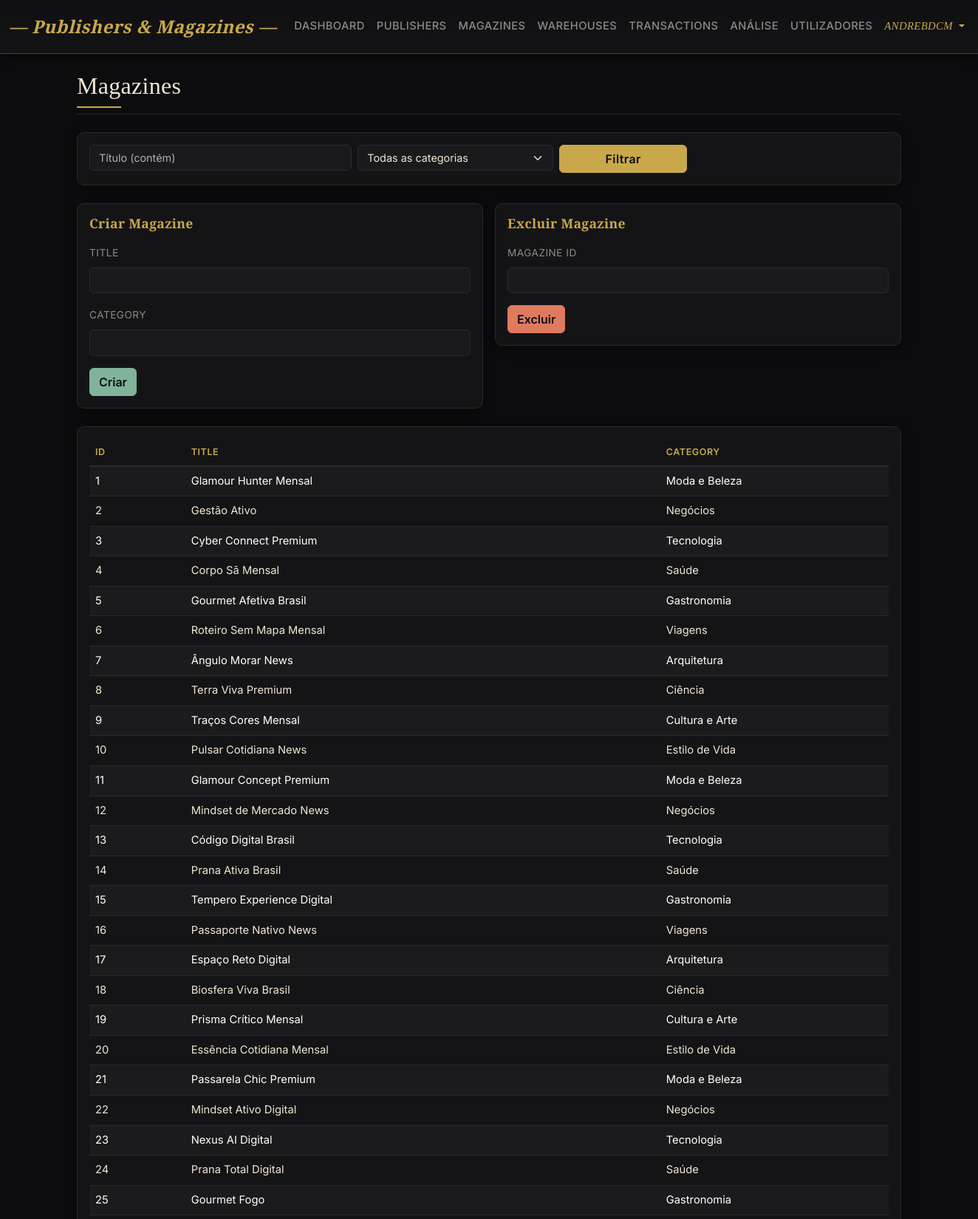
The page /magazines (signed in, upper part) on the database its author committed.
### tables this page shows
CREATE TABLE users (
            user_id INTEGER PRIMARY KEY AUTOINCREMENT,
            username TEXT UNIQUE NOT NULL,
            password_hash TEXT NOT NULL,
            created_at TEXT DEFAULT CURRENT_TIMESTAMP
        , usergroup TEXT DEFAULT 'user_only');

CREATE TABLE "magazines" (
"magazine_id" INTEGER,
  "magazine_title" TEXT,
  "magazine_category" TEXT
);

### flask_app.py (the view, shortened to what this page needs)
@app.route("/magazines", methods=["GET", "POST"])
@login_required
def magazines():
    f_title = request.args.get("f_title", "").strip()
    f_cat = request.args.get("f_cat", "").strip()
    query = "SELECT * FROM magazines WHERE 1=1"
    params = []
    if f_title:
        query += " AND magazine_title LIKE ?"
        params.append(f"%{f_title}%")
    if f_cat:
        query += " AND magazine_category LIKE ?"
        params.append(f"%{f_cat}%")
    query += " ORDER BY magazine_id"
    df = query_df(query, params)
    existing_cats = sorted(query_df("SELECT DISTINCT magazine_category FROM magazines WHERE magazine_category IS NOT NULL")["magazine_category"].tolist())
    return render_template("magazines.html", rows=df.to_dict("records"), categories=existing_cats, f_title=f_title, f_cat=f_cat)

### flask_app.py (called while the page is built)
def get_conn():
    return sqlite3.connect(str(DB_PATH))

def query_df(query, params=()):
    conn = get_conn()
    df = pd.read_sql_query(query, conn, params=params)
    conn.close()
    return df

@login_manager.user_loader
def load_user(user_id):
    conn = get_conn()
    cur = conn.cursor()
    cur.execute("SELECT user_id, username, usergroup FROM users WHERE user_id = ?", (user_id,))
    row = cur.fetchone()
    conn.close()
    if row:
        return User(row[0], row[1], row[2])
    return None

### templates/magazines.html (shortened to what this page needs)
{% extends "base.html" %}
{% block content %}
<h2 class="mb-4">Magazines</h2>
<div class="card p-3 mb-4">
    <form method="get" class="row g-2">
        <div class="col-md-4">
            <input type="text" name="f_title" class="form-control" placeholder="Título (contém)" value="{{ f_title }}">
        </div>
        <div class="col-md-3">
            <select name="f_cat" class="form-select">
                <option value="">Todas as categorias</option>
            </select>
        </div>
        <div class="col-md-2">
            <button type="submit" class="btn btn-primary w-100">Filtrar</button>
        </div>
    </form>
</div>
{% if current_user.is_authenticated %}
<div class="row g-3 mb-4">
    <div class="col-md-6">
        <div class="card p-3">
            <h5>Criar Magazine</h5>
            <form method="post">
                <div class="mb-3">
                    <label class="form-label">Title</label>
                    <input type="text" name="title" class="form-control" required>
                </div>
                <div class="mb-3">
                    <label class="form-label">Category</label>
                    <input type="text" name="category" class="form-control" list="cat-list" required>
                </div>
                <button type="submit" class="btn btn-success">Criar</button>
            </form>
        </div>
    </div>
    <div class="col-md-6">
        <div class="card p-3">
            <h5>Excluir Magazine</h5>
            <form method="post">
                <div class="mb-3">
                    <label class="form-label">Magazine ID</label>
                    <input type="number" name="magazine_id" class="form-control" min="1" required>
                </div>
                <button type="submit" class="btn btn-danger">Excluir</button>
            </form>
        </div>
    </div>
</div>
{% else %}
<div class="alert alert-warning">Faça login para adicionar ou remover magazines.</div>
{% endif %}
<div class="card p-3">
    <div class="table-responsive">
        <table class="table table-striped">
            <thead><tr><th>ID</th><th>Title</th><th>Category</th></tr></thead>
            <tbody>
                {% for row in rows %}
                <tr>
                    <td>{{ row.magazine_id }}</td>
                    <td>{{ row.magazine_title }}</td>
                    <td>{{ row.magazine_category }}</td>
                </tr>
                {% endfor %}
            </tbody>
        </table>
    </div>
</div>
{% endblock %}

### templates/base.html (shortened to what this page needs)
<!DOCTYPE html>
<html lang="pt" data-bs-theme="dark">
<head>
    <link href="https://cdn.jsdelivr.net/npm/bootstrap@5.3.2/dist/css/bootstrap.min.css" rel="stylesheet">
    <link href="{{ url_for('static', filename='css/style.css') }}" rel="stylesheet">
</head>
<body>
    <nav class="navbar navbar-expand-lg">
        <div class="container-fluid">
            <a class="navbar-brand" href="{{ url_for('dashboard') }}">&mdash; Publishers & Magazines &mdash;</a>
            <div class="collapse navbar-collapse" id="navMenu">
                <ul class="navbar-nav me-auto">
                    <li class="nav-item"><a class="nav-link" href="{{ url_for('dashboard') }}">Dashboard</a></li>
                    <li class="nav-item"><a class="nav-link" href="{{ url_for('publishers') }}">Publishers</a></li>
                    <li class="nav-item"><a class="nav-link" href="{{ url_for('magazines') }}">Magazines</a></li>
                    <li class="nav-item"><a class="nav-link" href="{{ url_for('warehouses') }}">Warehouses</a></li>
                    <li class="nav-item"><a class="nav-link" href="{{ url_for('transactions') }}">Transactions</a></li>
                    <li class="nav-item"><a class="nav-link" href="{{ url_for('analysis') }}">Análise</a></li>
                    {% if current_user.is_authenticated %}
                    <li class="nav-item"><a class="nav-link" href="{{ url_for('users') }}">Utilizadores</a></li>
                    {% endif %}
                </ul>
                <ul class="navbar-nav">
                    {% if current_user.is_authenticated %}
                    <li class="nav-item dropdown">
                        <a class="nav-link dropdown-toggle" href="#" id="userDropdown" role="button" data-bs-toggle="dropdown" style="color: var(--accent-gold) !important; font-family: var(--font-serif); font-style: italic;">
                            {{ current_user.username }}
                        </a>
                    </li>
                    {% else %}
                    <li class="nav-item"><a class="nav-link" href="{{ url_for('login') }}">Login</a></li>
                    <li class="nav-item"><a class="nav-link" href="{{ url_for('register') }}">Registar</a></li>
                    {% endif %}
                </ul>
            </div>
        </div>
    </nav>
    <div class="container py-4">
        {% block content %}{% endblock %}
    </div>
</body>
</html>

### static/css/style.css (style rules this page uses)
:root { --bg-body: #0c0c0e; --bg-card: #141416; --bg-elevated: #1a1a1d; --border-subtle: #2a2a2e; --border-gold: rgba(201, 168, 76, 0.35); --text-primary: #f0e6d2; --text-secondary: #8a8a8a; --accent-gold: #c9a84c; --accent-gold-hover: #ddb660; --accent-teal: #2dd4bf; --accent-coral: #e07a5f; --accent-sage: #81b29a; --font-serif: 'Playfair Display', Georgia, serif; --font-sans: 'Inter', system-ui, sans-serif; }
body { background-color: var(--bg-body); color: var(--text-primary); font-family: var(--font-sans); line-height: 1.6; }
h1, h2, h3, h4, h5, h6, .h1, .h2, .h3, .h4, .h5, .h6 { font-family: var(--font-serif); color: var(--text-primary); letter-spacing: 0.3px; }
h2 { border-bottom: 1px solid var(--border-subtle); padding-bottom: 0.5rem; margin-bottom: 1.5rem; }
h2::after { content: ''; display: block; width: 60px; height: 2px; background: var(--accent-gold); margin-top: 0.5rem; }
.navbar { background: linear-gradient(180deg, #0f0f12 0%, #141416 100%); border-bottom: 1px solid var(--border-gold); box-shadow: 0 2px 12px rgba(0, 0, 0, 0.5); padding-top: 0.75rem; padding-bottom: 0.75rem; }
.navbar-brand { font-family: var(--font-serif); font-size: 1.5rem; font-weight: 600; font-style: italic; color: var(--accent-gold) !important; letter-spacing: 0.5px; }
.nav-link { color: var(--text-secondary) !important; font-weight: 500; font-size: 0.92rem; letter-spacing: 0.4px; text-transform: uppercase; transition: color 0.2s ease; }
.card { background-color: var(--bg-card); border: 1px solid var(--border-subtle); border-radius: 10px; box-shadow: 0 4px 16px rgba(0, 0, 0, 0.4); transition: transform 0.2s ease, box-shadow 0.2s ease, border-color 0.2s ease; }
.card h5 { font-family: var(--font-serif); font-weight: 600; color: var(--accent-gold); margin-bottom: 1rem; font-size: 1.1rem; }
.table { --bs-table-bg: transparent; --bs-table-color: var(--text-primary); --bs-table-border-color: var(--border-subtle); --bs-table-striped-bg: rgba(255, 255, 255, 0.03); --bs-table-hover-bg: rgba(201, 168, 76, 0.06); font-size: 0.92rem; }
.table thead th { font-family: var(--font-sans); text-transform: uppercase; font-size: 0.78rem; letter-spacing: 0.6px; color: var(--accent-gold); border-bottom: 2px solid var(--border-subtle); font-weight: 600; }
.form-control, .form-select { background-color: var(--bg-elevated); border: 1px solid var(--border-subtle); color: var(--text-primary); font-size: 0.9rem; }
.form-label { color: var(--text-secondary); font-size: 0.85rem; text-transform: uppercase; letter-spacing: 0.5px; }
.btn-primary { background-color: var(--accent-gold); border-color: var(--accent-gold); color: #0c0c0e; font-weight: 600; letter-spacing: 0.4px; }
.btn-success { background-color: var(--accent-sage); border-color: var(--accent-sage); color: #0c0c0e; font-weight: 600; }
.btn-danger { background-color: var(--accent-coral); border-color: var(--accent-coral); color: #0c0c0e; font-weight: 600; }
a { color: var(--accent-teal); text-decoration: none; transition: color 0.2s ease; }

### rows shown on the page
users: username "ANDREBDCM"
magazines: magazine_id "1", magazine_title "Glamour Hunter Mensal", magazine_category "Moda e Beleza"
magazines: magazine_id "2", magazine_title "Gestão Ativo", magazine_category "Negócios"
magazines: magazine_id "3", magazine_title "Cyber Connect Premium", magazine_category "Tecnologia"
magazines: magazine_id "4", magazine_title "Corpo Sã Mensal", magazine_category "Saúde"
magazines: magazine_id "5", magazine_title "Gourmet Afetiva Brasil", magazine_category "Gastronomia"
magazines: magazine_id "6", magazine_title "Roteiro Sem Mapa Mensal", magazine_category "Viagens"
magazines: magazine_id "7", magazine_title "Ângulo Morar News", magazine_category "Arquitetura"
magazines: magazine_id "8", magazine_title "Terra Viva Premium", magazine_category "Ciência"
magazines: magazine_id "9", magazine_title "Traços Cores Mensal", magazine_category "Cultura e Arte"
magazines: magazine_id "10", magazine_title "Pulsar Cotidiana News", magazine_category "Estilo de Vida"
magazines: magazine_id "11", magazine_title "Glamour Concept Premium", magazine_category "Moda e Beleza"
magazines: magazine_id "12", magazine_title "Mindset de Mercado News", magazine_category "Negócios"
magazines: magazine_id "13", magazine_title "Código Digital Brasil", magazine_category "Tecnologia"
magazines: magazine_id "14", magazine_title "Prana Ativa Brasil", magazine_category "Saúde"
magazines: magazine_id "15", magazine_title "Tempero Experience Digital", magazine_category "Gastronomia"
magazines: magazine_id "16", magazine_title "Passaporte Nativo News", magazine_category "Viagens"
magazines: magazine_id "17", magazine_title "Espaço Reto Digital", magazine_category "Arquitetura"
magazines: magazine_id "18", magazine_title "Biosfera Viva Brasil", magazine_category "Ciência"
magazines: magazine_id "19", magazine_title "Prisma Crítico Mensal", magazine_category "Cultura e Arte"
magazines: magazine_id "20", magazine_title "Essência Cotidiana Mensal", magazine_category "Estilo de Vida"
magazines: magazine_id "21", magazine_title "Passarela Chic Premium", magazine_category "Moda e Beleza"
magazines: magazine_id "22", magazine_title "Mindset Ativo Digital", magazine_category "Negócios"
magazines: magazine_id "23", magazine_title "Nexus AI Digital", magazine_category "Tecnologia"
magazines: magazine_id "24", magazine_title "Prana Total Digital", magazine_category "Saúde"
magazines: magazine_id "25", magazine_title "Gourmet Fogo", magazine_category "Gastronomia"
